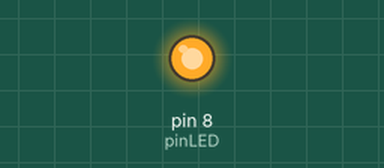
Recording of a sketch running on a simulated Arduino Uno, built with avr-gcc and run on an emulated ATmega328P. Shown: output pins drawn as LEDs (lit = HIGH).

Above: at 0.4 s.
At 9.9 s:
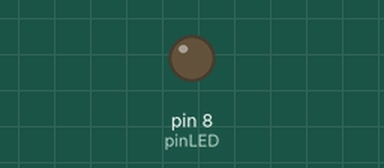
Timing chart, 0 to 16.9 s (numbered marks = the images above):
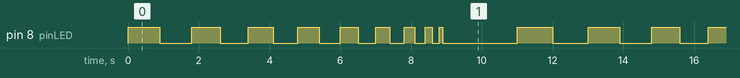

The sketch:

sismik_2021_ifElseStatement.ino
```cpp
// program LED berkedip
const int pinLED = 8;
int timeDelay = 1000; // set waktu awal delay 1 detik

void setup() {
  pinMode(pinLED, OUTPUT);
}

void loop() {

  if (timeDelay <= 100){
    delay(2000);
    timeDelay = 1000;
    }
    else {
      timeDelay = timeDelay - 100;
      }

  digitalWrite(pinLED, HIGH); // pinLED dalam kondisi high
  delay(timeDelay); // delay selama timeDelay
  digitalWrite(pinLED, LOW); // pinLED dalam kondisi low
  delay(timeDelay); // delay selama timeDelay
}
```

Measured:
- by itself, pin 8 (pinLED): repeats every 13.0 s: LOW 0.90 s, HIGH 0.80 s, LOW 0.80 s, HIGH 0.70 s, LOW 0.70 s, HIGH 0.60 s, LOW 0.60 s, HIGH 0.50 s, LOW 0.50 s, HIGH 0.40 s, LOW 0.40 s, HIGH 0.30 s, LOW 0.30 s, HIGH 0.20 s, LOW 0.20 s, HIGH 0.10 s, LOW 2.1 s, HIGH 1.0 s, LOW 1.0 s, HIGH 0.90 s
- by itself, everything shown: repeats every 13.0 s, in 20 steps
